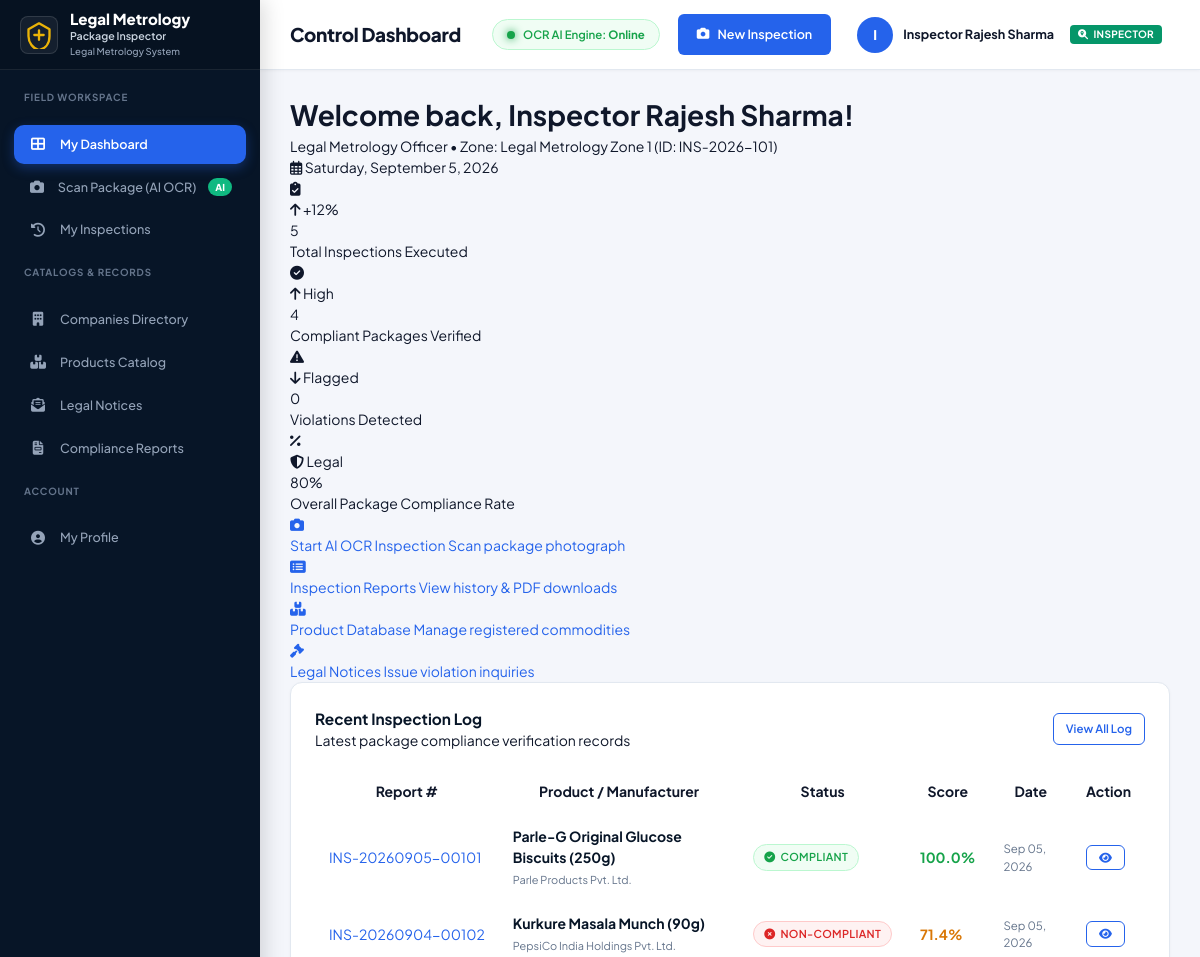
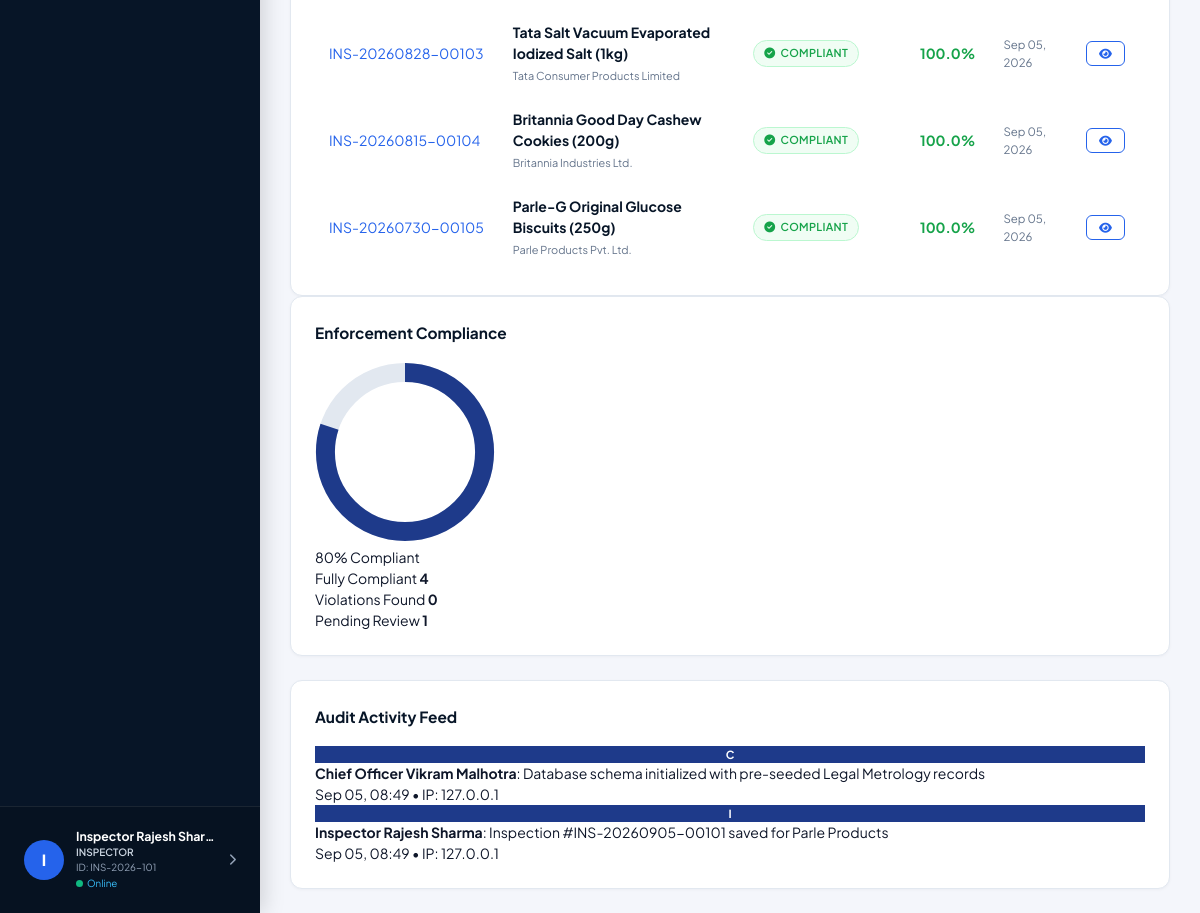
The app's page /pages/dashboard.php (signed in) with its own data (2 pictures, top to bottom).
### tables this page shows
CREATE TABLE `inspections` (
    `id` INT AUTO_INCREMENT PRIMARY KEY,
    `inspection_number` VARCHAR(50) NOT NULL UNIQUE,
    `company_id` INT DEFAULT NULL,
    `product_id` INT DEFAULT NULL,
    `inspector_id` INT NOT NULL,
    `inspection_type` VARCHAR(100) DEFAULT 'Routine Market Inspection',
    `package_image_url` VARCHAR(500) DEFAULT NULL,
    `raw_ocr_text` LONGTEXT DEFAULT NULL,
    `extracted_json` JSON DEFAULT NULL,
    `overall_status` ENUM('COMPLIANT', 'NON_COMPLIANT', 'PENDING_REVIEW') NOT NULL DEFAULT 'COMPLIANT',
    `risk_level` ENUM('LOW', 'MEDIUM', 'HIGH', 'CRITICAL') DEFAULT 'LOW',
    `compliance_score` DECIMAL(5,2) NOT NULL DEFAULT 100.00,
    `notes` TEXT DEFAULT NULL,
    `inspection_date` DATETIME DEFAULT CURRENT_TIMESTAMP,
    `created_at` TIMESTAMP DEFAULT CURRENT_TIMESTAMP,
    FOREIGN KEY (`company_id`) REFERENCES `companies`(`id`) ON DELETE SET NULL,
    FOREIGN KEY (`product_id`) REFERENCES `products`(`id`) ON DELETE SET NULL,
    FOREIGN KEY (`inspector_id`) REFERENCES `users`(`id`) ON DELETE RESTRICT
);

CREATE TABLE `products` (
    `id` INT AUTO_INCREMENT PRIMARY KEY,
    `company_id` INT DEFAULT NULL,
    `gtin_barcode` VARCHAR(50) DEFAULT NULL,
    `product_name` VARCHAR(150) NOT NULL,
    `brand_name` VARCHAR(100) DEFAULT NULL,
    `category` VARCHAR(100) NOT NULL DEFAULT 'Packaged Commodities',
    `manufacturer_name` VARCHAR(150) NOT NULL,
    `total_inspections` INT DEFAULT 0,
    `total_violations` INT DEFAULT 0,
    `compliance_rate` DECIMAL(5,2) DEFAULT 100.00,
    `last_inspected_at` DATETIME DEFAULT NULL,
    `created_at` TIMESTAMP DEFAULT CURRENT_TIMESTAMP,
    FOREIGN KEY (`company_id`) REFERENCES `companies`(`id`) ON DELETE SET NULL
);

CREATE TABLE `audit_logs` (
    `id` INT AUTO_INCREMENT PRIMARY KEY,
    `user_id` INT DEFAULT NULL,
    `action` VARCHAR(100) NOT NULL,
    `details` TEXT DEFAULT NULL,
    `ip_address` VARCHAR(45) DEFAULT NULL,
    `created_at` TIMESTAMP DEFAULT CURRENT_TIMESTAMP,
    FOREIGN KEY (`user_id`) REFERENCES `users`(`id`) ON DELETE SET NULL
);

CREATE TABLE `users` (
    `id` INT AUTO_INCREMENT PRIMARY KEY,
    `employee_id` VARCHAR(50) NOT NULL UNIQUE,
    `full_name` VARCHAR(100) NOT NULL,
    `email` VARCHAR(120) NOT NULL UNIQUE,
    `password_hash` VARCHAR(255) NOT NULL,
    `role` ENUM('officer', 'inspector') NOT NULL DEFAULT 'inspector',
    `department` VARCHAR(100) DEFAULT 'Legal Metrology Enforcement',
    `designation` VARCHAR(100) DEFAULT 'Inspector',
    `office_region` VARCHAR(100) DEFAULT 'Zone 1 - Headquarters',
    `joining_date` DATE DEFAULT NULL,
    `phone` VARCHAR(20) DEFAULT NULL,
    `status` ENUM('Active', 'Inactive', 'Suspended') NOT NULL DEFAULT 'Active',
    `last_login` DATETIME DEFAULT NULL,
    `created_at` TIMESTAMP DEFAULT CURRENT_TIMESTAMP,
    `updated_at` TIMESTAMP DEFAULT CURRENT_TIMESTAMP ON UPDATE CURRENT_TIMESTAMP
);

### pages/dashboard.php (the view, shortened to what the rows shown need)
<?php
require_once __DIR__ . '/../includes/header.php';
$db = getDB();
$recentInspections = [];
try {
    $recStmt = $db->query("
        SELECT i.*, p.product_name, p.manufacturer_name, u.full_name AS inspector_name
        FROM inspections i
        LEFT JOIN products p ON i.product_id = p.id
        LEFT JOIN users u ON i.inspector_id = u.id
        ORDER BY i.created_at DESC
        LIMIT 6
    ");
    $recentInspections = $recStmt->fetchAll();
} catch (Exception $e) {}
$recentActivity = [];
try {
    $actStmt = $db->query("
        SELECT a.*, u.full_name
        FROM audit_logs a
        LEFT JOIN users u ON a.user_id = u.id
        ORDER BY a.created_at DESC
        LIMIT 5
    ");
    $recentActivity = $actStmt->fetchAll();
} catch (Exception $e) {}
?>
<div class="main-content">
    <?php require_once __DIR__ . '/../includes/navbar.php'; ?>
    <div class="content-body">
        <div class="welcome-banner">
            <div class="welcome-text">
                <h1>Welcome back, <?php echo htmlspecialchars($currentUser['name']); ?>!</h1>
            </div>
        </div>
        <div class="dashboard-grid-2">
            <div class="card">
                <div class="card-body p-0">
                    <div class="table-responsive">
                        <table class="table">
                            <thead>
                                <tr>
                                    <th>Report #</th>
                                    <th>Product / Manufacturer</th>
                                    <th>Status</th>
                                    <th>Score</th>
                                    <th>Date</th>
                                    <th>Action</th>
                                </tr>
                            </thead>
                            <tbody>
                                <?php if (!empty($recentInspections)): ?>
                                    <?php foreach ($recentInspections as $row): ?>
                                        <tr>
                                            <td>
                                                <a href="inspection-result.php?id=<?php echo $row['id']; ?>" class="table-id-link">
                                                    <?php echo htmlspecialchars($row['inspection_number']); ?>
                                                </a>
                                            </td>
                                            <td>
                                                <strong style="color: var(--primary-dark); display: block;">
                                                    <?php echo htmlspecialchars($row['product_name'] ?? 'Packaged Commodity'); ?>
                                                </strong>
                                                <span style="font-size: 0.78rem; color: var(--text-muted);">
                                                    <?php echo htmlspecialchars($row['manufacturer_name'] ?? 'Manufacturer'); ?>
                                                </span>
                                            </td>
                                            <td>
                                                <?php echo get_compliance_badge($row['overall_status']); ?>
                                            </td>
                                            <td>
                                                <strong style="color: <?php echo ($row['compliance_score'] >= 90) ? '#16a34a' : (($row['compliance_score'] >= 60) ? '#d97706' : '#dc2626'); ?>;">
                                                    <?php echo number_format($row['compliance_score'], 1); ?>%
                                                </strong>
                                            </td>
                                            <td style="font-size: 0.82rem; color: var(--text-muted);">
                                                <?php echo date('M d, Y', strtotime($row['created_at'])); ?>
                                            </td>
                                            <td>
                                                <a href="inspection-result.php?id=<?php echo $row['id']; ?>" class="btn btn-outline btn-sm" title="View Full Report">
                                                    <i class="fas fa-eye"></i>
                                                </a>
                                            </td>
                                        </tr>
                                    <?php endforeach; ?>
                                <?php endif; ?>
                            </tbody>
                        </table>
                    </div>
                </div>
            </div>
            <div style="display: flex; flex-direction: column; gap: 24px;">
                <div class="card">
                    <div class="card-body">
                        <div class="activity-feed">
                            <?php if (!empty($recentActivity)): ?>
                                <?php foreach ($recentActivity as $act): ?>
                                    <div class="activity-item">
                                        <div class="activity-avatar" style="background: #1e3a8a; color: #fff; display: flex; align-items: center; justify-content: center; font-weight: 700; font-size: 0.8rem;">
                                            <?php echo strtoupper(substr($act['full_name'] ?? 'U', 0, 1)); ?>
                                        </div>
                                        <div class="activity-details">
                                            <div class="activity-title">
                                                <strong><?php echo htmlspecialchars($act['full_name'] ?? 'Officer'); ?></strong>:
                                                <?php echo htmlspecialchars($act['details'] ?? $act['action']); ?>
                                            </div>
                                            <div class="activity-time"><?php echo date('M d, H:i', strtotime($act['created_at'])); ?> &bull; IP: <?php echo htmlspecialchars($act['ip_address']); ?></div>
                                        </div>
                                    </div>
                                <?php endforeach; ?>
                            <?php else: ?>
                                <p style="font-size: 0.85rem; color: var(--text-muted);">No activity recorded yet.</p>
                            <?php endif; ?>
                        </div>
                    </div>
                </div>
            </div>
        </div>
    </div>
</div>
<?php require_once __DIR__ . '/../includes/footer.php'; ?>

### includes/functions.php (shortened to what the rows shown need)
<?php
function is_logged_in() {
    return isset($_SESSION['user_id']) && !empty($_SESSION['user_id']);
}
function get_logged_user() {
    return [
        'id' => $_SESSION['user_id'],
        'employee_id' => $_SESSION['employee_id'] ?? '',
        'name' => $_SESSION['name'] ?? 'Officer',
        'email' => $_SESSION['email'] ?? '',
        'role' => strtolower($_SESSION['role'] ?? 'inspector'),
        'department' => $_SESSION['department'] ?? 'Legal Metrology'
    ];
}
function get_compliance_badge($status) {
    switch (strtoupper($status)) {
        case 'COMPLIANT':
            return '<span class="badge badge-success"><i class="fas fa-check-circle"></i> Compliant</span>';
        case 'NON_COMPLIANT':
        case 'NON-COMPLIANT':
            return '<span class="badge badge-danger"><i class="fas fa-times-circle"></i> Non-Compliant</span>';
    }
}

### records on screen
inspections: inspection_number "INS-20260905-00101", product.product_name "Parle-G Original Glucose Biscuits (250g)", product.manufacturer_name "Parle Products Pvt. Ltd.", overall_status "COMPLIANT" (drawn), compliance_score "100.0", created_at "Sep 05, 2026"
inspections: inspection_number "INS-20260904-00102", product.product_name "Kurkure Masala Munch (90g)", product.manufacturer_name "PepsiCo India Holdings Pvt. Ltd.", overall_status "NON_COMPLIANT" (drawn), compliance_score "71.4", created_at "Sep 05, 2026"
inspections: inspection_number "INS-20260828-00103", product.product_name "Tata Salt Vacuum Evaporated Iodized Salt (1kg)", product.manufacturer_name "Tata Consumer Products Limited", overall_status "COMPLIANT" (drawn), compliance_score "100.0", created_at "Sep 05, 2026"
inspections: inspection_number "INS-20260815-00104", product.product_name "Britannia Good Day Cashew Cookies (200g)", product.manufacturer_name "Britannia Industries Ltd.", overall_status "COMPLIANT" (drawn), compliance_score "100.0", created_at "Sep 05, 2026"
inspections: inspection_number "INS-20260730-00105", product.product_name "Parle-G Original Glucose Biscuits (250g)", product.manufacturer_name "Parle Products Pvt. Ltd.", overall_status "COMPLIANT" (drawn), compliance_score "100.0", created_at "Sep 05, 2026"
audit_logs: user.full_name "C", user.full_name "Chief Officer Vikram Malhotra", details "Database schema initialized with pre-seeded Legal Metrology records", created_at "Sep 05, 08:49", ip_address "127.0.0.1"
audit_logs: user.full_name "I", user.full_name "Inspector Rajesh Sharma", details "Inspection #INS-20260905-00101 saved for Parle Products", created_at "Sep 05, 08:49", ip_address "127.0.0.1"

### other values on screen
$userInitial "I"
$currentUser['name'] "Inspector Rajesh Shar…"
$currentUser['role'] "INSPECTOR"
$userEmpId "INS-2026-101"
$headerTitle "Control Dashboard"
$currentUser['name'] "Inspector Rajesh Sharma"
$currentUser['department'] "Legal Metrology Zone 1"
$currentUser['employee_id'] "INS-2026-101"
$totalInspections "5"
$compliantCount "4"
$nonCompliantCount "0"
$complianceRate "80"
max(0, $totalInspections - $compliantCount - $nonCompliantCount) "1"
